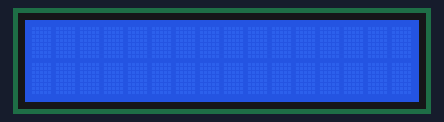
Simulated run of this sketch. Board: Arduino Uno, built with avr-gcc and run on an emulated ATmega328P. Shown: 16×2 character LCD.

Above: at 0.1 s.
At 0.6 s:
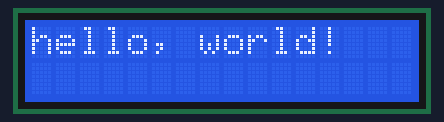

The sketch:

TP3_Exo_1.ino
```cpp
// include the library code:
#include <LiquidCrystal.h>

// initialize the library by associating any needed LCD interface pin
// with the arduino pin number it is connected to
const int rs = 8, en = 9, d4 = 10, d5 = 11, d6 = 12, d7 = 13;
LiquidCrystal lcd(rs, en, d4, d5, d6, d7);

void setup() {
  // set up the LCD's number of columns and rows:
  lcd.begin(16, 2);
  // Print a message to the LCD.
  lcd.print("hello, world!");
}

void loop() {
  // Turn off the display:
  lcd.noDisplay();
  delay(500);
  // Turn on the display:
  lcd.display();
  delay(500);
}
```

Measured:
- what the display in image 1 shows lasts 0.5 s, from 0.6 s to 1.1 s
